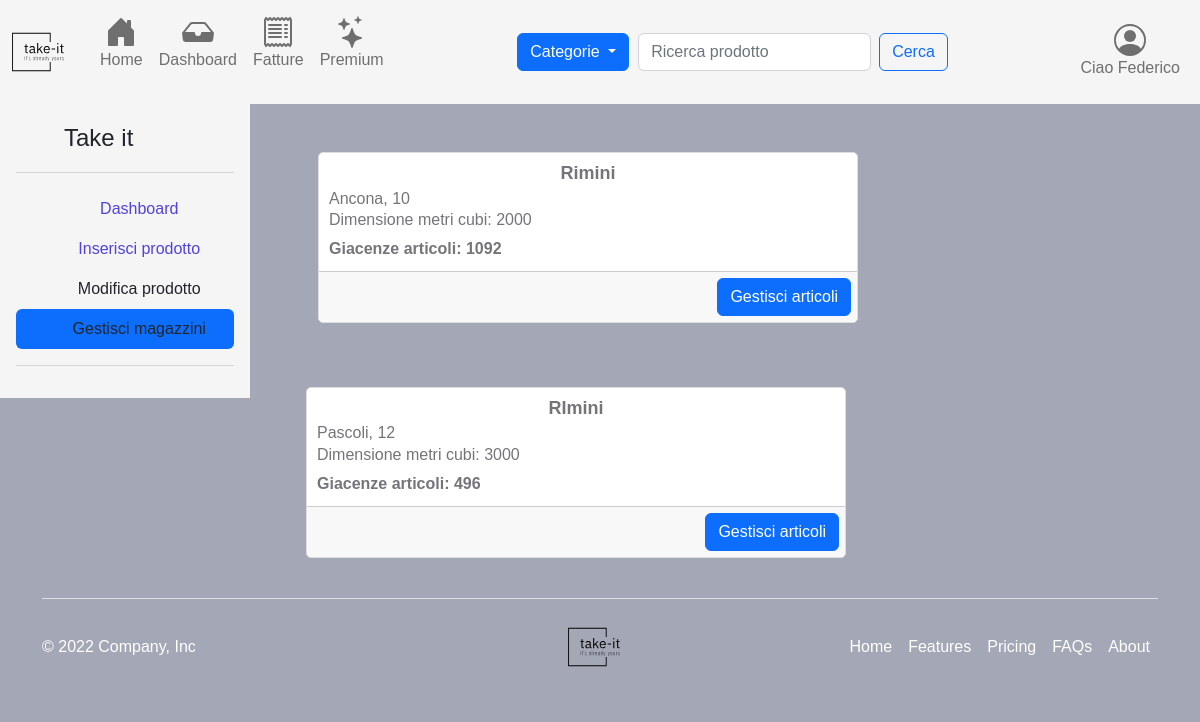
The app's page /warehousesManager.php (signed in) with its own data.
### tables this page shows
CREATE TABLE IF NOT EXISTS `Utente` (
  `Id` int(11) NOT NULL AUTO_INCREMENT,
  `Nome` varchar(50) NOT NULL,
  `Cognome` varchar(50) NOT NULL,
  `Email` varchar(50) NOT NULL,
  `Password` varchar(32) NOT NULL,
  `Claim_id` int(11) NOT NULL,
  `Indirizzo_id` int(11) NOT NULL,
  `Status` int(11) NOT NULL,
  `Timestamp` timestamp NOT NULL DEFAULT current_timestamp(),
  PRIMARY KEY (`Id`),
  KEY `Claim_id` (`Claim_id`),
  KEY `Indirizzo_id` (`Indirizzo_id`)
);

CREATE TABLE IF NOT EXISTS `Magazzino` (
  `Id` int(11) NOT NULL AUTO_INCREMENT,
  `Metri_cubi` double NOT NULL,
  `Indirizzo_id` int(11) NOT NULL,
  `Tassa` decimal(10,0) NOT NULL,
  `Status` int(11) NOT NULL,
  `Timestamp` timestamp NOT NULL DEFAULT current_timestamp(),
  PRIMARY KEY (`Id`),
  KEY `Indirizzo_id` (`Indirizzo_id`)
);

CREATE TABLE IF NOT EXISTS `Indirizzo` (
  `Id` int(11) NOT NULL AUTO_INCREMENT,
  `Via` varchar(100) NOT NULL,
  `Numero_civico` int(5) NOT NULL,
  `Citta` varchar(50) NOT NULL,
  `CAP` int(5) NOT NULL,
  `Status` int(4) NOT NULL,
  `Timestamp` timestamp NOT NULL DEFAULT current_timestamp(),
  PRIMARY KEY (`Id`)
);

### warehousesManager.php (called while the page is built, shortened)
<?php
require_once("./script/warehouseManager.script.php");
require './templates/views/components/warehouseCard.php';
require_once("./templates/base.php");

### src/classes/Dbh.php (called while the page is built, shortened)
<?php
include("./src/utility/UtilsFunctions.php");
include("./src/classes/Session.php");
class Dbh
{
    protected mysqli $connection;
    public function __construct($dbhost = 'localhost', $dbuser = 'root', $dbpass = '', $dbname = 'e-commerce', $charset = 'utf8')
    {
        try {
            $this->connection = new mysqli($dbhost, $dbuser, $dbpass, $dbname);
            $this->connection->set_charset($charset);
        } catch (Exception $e) {
            echo "[Dbh:26] Sono qui";
            echo "Connection failed: " . mysqli_connect_error();
        }
    }
    public function execute($sql, ...$params): array|int|string
    {
        $types = "";
        if ($stmt = $this->connection->prepare($sql)) {
            if (!$stmt->execute()) {
                return "Execute failed: (" . $stmt->errno . ") " . $stmt->error;
            }
            if ($stmt->errno == 0) {
                $result = $stmt->get_result();
                return $result->fetch_all(MYSQLI_ASSOC);
            } else {
                return "Errore" . $stmt->errno;
            }
        } else {
            return 'Unable to prepare MySQL statement (check your syntax) - ' . $this->connection->error;
        }
    }
    public function getRecord(string $tableName, string $where): mixed
    {
        $response = $this->execute("SELECT * FROM `$tableName` WHERE $where");
        return !empty($response) && $response[0] !== null
            ? $response[0]
            : null;
    }
    public function getAllRecords(string $tableName, string $where): mixed
    {
        $response = $this->execute("SELECT * FROM `$tableName` WHERE $where");
        return !empty($response)
            ? $response
            : null;
    }
    public function getWarehouses(): string|int|array
    {
        return $this->execute("SELECT * FROM `Magazzino`");
    }
    public function getArticlesBySellerId($sellerId): array
    {
        $query = UTENTE_ID . " = " . $sellerId;
        $articles = $this->getAllRecords(ARTICOLO, $query);
        if ($articles !== null){
            return $articles;
        } else {
            return [];
        }
    }
    public function getWarehouseArticle($articleId, $warehouseId): array
    {
        $query = ARTICOLO_ID . " = " . $articleId . " AND " . MAGAZZINO_ID . " = " . $warehouseId;
        $warehouseArticle = $this->getRecord(ARTICOLO_IN_MAGAZZINO, $query);
        return $warehouseArticle ?? [];
    }
}

### src/classes/Session.php (called while the page is built, shortened)
<?php
class Session extends Dbh
{
    private readonly int $id;
    public function __construct($id)
    {
        $this->id = $id;
        $this->init();
    }
    private function init(): void
    {
        if ($this->checkSessionId($this->id)) {
            $claimType = $this->getClaimTypeFromId($this->id);
        }
    }
    public function checkSessionId($id): bool
    {
        if (isset($id)) {
            $response = parent::execute("SELECT * FROM `Utente` WHERE `Id` = '$id' ");
            if (is_int($response[0]["Id"])) {
                $this->setSessionUser($response[0]);
                $user = $this->getCurrentUser();
                return $user[ID] > 0 && $user["Id"] == $id;
            }
        }
        return false;
    }
    public function setSessionUser($params): void
    {
        $_SESSION[CARRELLO_ID] = $this->getUserCartIdFromDb() !== null && $this->getUserCartIdFromDb() !== CARRELLO_UNSET
            ? $this->getUserCartIdFromDb()
            : $this->bindCartWithUser();
        $_SESSION[RACCOLTA_ID] = $this->getUserCollectionIdFromDb() !== null && $this->getUserCartIdFromDb() !== RACCOLTA_UNSET
            ? $this->getUserCollectionIdFromDb()
            : $this->generateCollectionRecord();
    }
    public function getCurrentUser(): array|int
    {
        return [
            ID => $_SESSION[ID],
            NOME => $_SESSION[NOME],
            COGNOME => $_SESSION[COGNOME],
            EMAIL => $_SESSION[EMAIL],
            PASSWORD => $_SESSION[PASSWORD],
            STATUS => $_SESSION[STATUS],
            CLAIM_ID => $_SESSION[CLAIM_ID],
            INDIRIZZO_ID => $_SESSION[INDIRIZZO_ID],
            CARRELLO_ID => $_SESSION[CARRELLO_ID],
            RACCOLTA_ID => $_SESSION[RACCOLTA_ID]
        ];
    }
    public function getUserCollectionIdFromDb() {
        $where = "Utente_id = " . $this->getCurrentUser()[ID];
        $res = parent::getRecord(RACCOLTA, $where);
        if ($res !== null) {
            return UtilsFunctions::checkResponse($res[ID])
                ? $res[ID]
                : RACCOLTA_UNSET;
        }
        return null;
    }
    public function getUserCartIdFromDb()
    {
        $where = UTENTE_ID." = ".$this->getCurrentUser()[ID];
        $res = parent::getRecord(CARRELLO, $where);
        if ($res !== null) {
            return UtilsFunctions::checkResponse($res[ID])
                ? $res[ID]
                : CARRELLO_UNSET;
        }
        return null;
    }
    public function getClaimTypeFromId($id): ?string
    {
        $res = parent::execute("SELECT * FROM Claim WHERE Id = '$id' ");
        return $res ? $res[0][DESCRIZIONE] : "";
    }
    public function getArticlesInStockQuantity(int $warehouseId): int
    {
        $quantity = 0;
        $articles = parent::getArticlesBySellerId($_SESSION[ID]);
        foreach($articles as $article) {
            $articleInWarehouse = parent::getWarehouseArticle($article[ID], $warehouseId);
            if (count($articleInWarehouse) > 0) {
                $quantity += $articleInWarehouse[QUANTITA];
            }
        }
        return $quantity;
    }
}

### script/warehouseManager.script.php (called while the page is built, shortened)
<?php
require_once "./src/classes/Session.php";
if(isset($_SESSION[ID])) {
    $session = new Session($_SESSION[ID]);
    $warehouses = $session->getWarehouses();
}
else{
    header("Location: index.php");
}

### src/utility/UtilsFunctions.php (called while the page is built, shortened)
<?php
class UtilsFunctions
{
    public static function checkResponse($response): bool
    {
        return is_int($response) && $response > 0;
    }
}

### templates/views/components/warehouseCard.php (the view, shortened to what this page needs)
<div class="container my-5">
    <?php
    require_once "./src/classes/Session.php";
    $session = new Session($_SESSION[ID]);
    $warehouses = $session->getWarehouses();
    foreach ($warehouses as $warehouse){
        $whereAddressId = "Id = " . $warehouse[INDIRIZZO_ID];
        $address = $session->getRecord(INDIRIZZO, $whereAddressId);
        $articlesQuantity = $session->getArticlesInStockQuantity($warehouse[ID]);
        echo '<div class="row">
            <form method="post">
                <div class="card mb-3 center-block d-flex justify-content-center" style="max-width: 540px;">
                        <div class="card-body">
                            <h5 class="card-title"><strong>' . $address[CITTA] . '</strong></h5>
                            <h6 class="card-subtitle">' . $address[VIA] . ', ' . $address[NUMERO_CIVICO] . '</h6>
                            <p class="card-text">Dimensione metri cubi: ' . $warehouse[METRI_CUBI] . '</p>
                            <p class="card-text"><strong>Giacenze articoli: ' . $articlesQuantity . '</strong></p>
                        </div>
                        <div class="card-footer d-flex justify-content-end">
                            <button class="btn btn-primary ml-auto" type="submit" name="manage-articles-'.$warehouse[ID].'">
                                Gestisci articoli
                            </button>
                            <button class="btn btn-primary ml-auto" type="submit" name="edit-product-'.$warehouse[ID].'">
                            <button class="btn btn-red ml-auto" type="submit" name="delete-product-'.$warehouse[ID].'">
                        </div>
                    </div>
                </div>
        </div>
                ';
    }
    ?>
</div>

### templates/views/utils/navbar.php (shortened to what this page needs)
<nav class="navbar navbar-expand-lg bg-light bd-navbar sticky-top" id="navbar-main">
    <div class="container-fluid">
        <a class="navbar-brand" href="<?php echo ROOT; ?>">
            <img src="<?php echo IMG; ?>/logo.svg" width="64" height="64" alt="Logo">
        </a>
        <div class="collapse navbar-collapse" id="navbarSupportedContent">
            <ul class="navbar-nav me-auto mb-2 mb-lg-0 flex-row justify-content-between">
                <li class="nav-item">
                    <a class="nav-link" aria-current="page" href="<?php echo ROOT; ?>">
                        <div class="nav-caption-item">
                            <p>Home</p>
                        </div>
                    </a>
                </li>
                <?php
                    if (isset($_SESSION[ID])) {
                        $session = new Session($_SESSION[ID]);
                            $claimType = $session->getClaimTypeFromId($session->getCurrentUser()[CLAIM_ID]);
                        switch ($claimType) {
                            case CLAIM_SELLER_DESC:
                            case CLAIM_SELLER_PR0_DESC:
                                echo
                                '<li class="nav-item">
                                    <a class="nav-link" aria-current="page" href="./dashboard.php">
                                        <svg xmlns="http://www.w3.org/2000/svg" width="32" height="32" fill="currentColor" class="bi bi-inbox-fill nav-icon-item" viewBox="0 0 16 16">
                                            <path d="M4.98 4a.5.5 0 0 0-.39.188L1.54 8H6a.5.5 0 0 1 .5.5 1.5 1.5 0 1 0 3 0A.5.5 0 0 1 10 8h4.46l-3.05-3.812A.5.5 0 0 0 11.02 4H4.98zm-1.17-.437A1.5 1.5 0 0 1 4.98 3h6.04a1.5 1.5 0 0 1 1.17.563l3.7 4.625a.5.5 0 0 1 .106.374l-.39 3.124A1.5 1.5 0 0 1 14.117 13H1.883a1.5 1.5 0 0 1-1.489-1.314l-.39-3.124a.5.5 0 0 1 .106-.374l3.7-4.625z" />
                                        </svg>
                                    <div class="nav-caption-item">
                                        <p>Dashboard</p>
                                    </div>
                                    </a>
                                </li>';
                            echo
                            '<li class="nav-item">
                                    <a class="nav-link" aria-current="page" href="./invoiceSection.php">
                                        <svg xmlns="http://www.w3.org/2000/svg" width="32" height="32" fill="currentColor" class="bi bi-receipt nav-icon-item" viewBox="0 0 16 16">
                                              <path d="M1.92.506a.5.5 0 0 1 .434.14L3 1.293l.646-.647a.5.5 0 0 1 .708 0L5 1.293l.646-.647a.5.5 0 0 1 .708 0L7 1.293l.646-.647a.5.5 0 0 1 .708 0L9 1.293l.646-.647a.5.5 0 0 1 .708 0l.646.647.646-.647a.5.5 0 0 1 .708 0l.646.647.646-.647a.5.5 0 0 1 .801.13l.5 1A.5.5 0 0 1 15 2v12a.5.5 0 0 1-.053.224l-.5 1a.5.5 0 0 1-.8.13L13 14.707l-.646.647a.5.5 0 0 1-.708 0L11 14.707l-.646.647a.5.5 0 0 1-.708 0L9 14.707l-.646.647a.5.5 0 0 1-.708 0L7 14.707l-.646.647a.5.5 0 0 1-.708 0L5 14.707l-.646.647a.5.5 0 0 1-.708 0L3 14.707l-.646.647a.5.5 0 0 1-.801-.13l-.5-1A.5.5 0 0 1 1 14V2a.5.5 0 0 1 .053-.224l.5-1a.5.5 0 0 1 .367-.27zm.217 1.338L2 2.118v11.764l.137.274.51-.51a.5.5 0 0 1 .707 0l.646.647.646-.646a.5.5 0 0 1 .708 0l.646.646.646-.646a.5.5 0 0 1 .708 0l.646.646.646-.646a.5.5 0 0 1 .708 0l.646.646.646-.646a.5.5 0 0 1 .708 0l.646.646.646-.646a.5.5 0 0 1 .708 0l.509.509.137-.274V2.118l-.137-.274-.51.51a.5.5 0 0 1-.707 0L12 1.707l-.646.647a.5.5 0 0 1-.708 0L10 1.707l-.646.647a.5.5 0 0 1-.708 0L8 1.707l-.646.647a.5.5 0 0 1-.708 0L6 1.707l-.646.647a.5.5 0 0 1-.708 0L4 1.707l-.646.647a.5.5 0 0 1-.708 0l-.509-.51z"/>
                                              <path d="M3 4.5a.5.5 0 0 1 .5-.5h6a.5.5 0 1 1 0 1h-6a.5.5 0 0 1-.5-.5zm0 2a.5.5 0 0 1 .5-.5h6a.5.5 0 1 1 0 1h-6a.5.5 0 0 1-.5-.5zm0 2a.5.5 0 0 1 .5-.5h6a.5.5 0 1 1 0 1h-6a.5.5 0 0 1-.5-.5zm0 2a.5.5 0 0 1 .5-.5h6a.5.5 0 0 1 0 1h-6a.5.5 0 0 1-.5-.5zm8-6a.5.5 0 0 1 .5-.5h1a.5.5 0 0 1 0 1h-1a.5.5 0 0 1-.5-.5zm0 2a.5.5 0 0 1 .5-.5h1a.5.5 0 0 1 0 1h-1a.5.5 0 0 1-.5-.5zm0 2a.5.5 0 0 1 .5-.5h1a.5.5 0 0 1 0 1h-1a.5.5 0 0 1-.5-.5zm0 2a.5.5 0 0 1 .5-.5h1a.5.5 0 0 1 0 1h-1a.5.5 0 0 1-.5-.5z"/>
                                        </svg>
                                    <div class="nav-caption-item">
                                        <p>Fatture</p>
                                    </div>
                                    </a>
                                </li>';
                                break;
                        }
                    }
                ?>
                <li class="nav-item">
                    <a class="nav-link" aria-current="page" href="./premium.php">
                        <div class="nav-caption-item">
                            <p>Premium</p>
                        </div>
                    </a>
                </li>
            </ul>
            <div class="dropdown">
                <button class="btn btn-primary dropdown-toggle" type="button" id="categoryDropdown" data-bs-toggle="dropdown" aria-expanded="false">
                    Categorie
                </button>
            </div>
            <form class="d-flex" role="search" method="post">
                <input class="form-control me-2" type="search" placeholder="Ricerca prodotto" aria-label="Search" name="search">
                <button class="btn btn-outline-primary" type="submit" name="btn-search">Cerca</button>
            </form>
            <ul class="navbar-nav flex-row flex-wrap ms-md-auto justify-content-between" id="btn-toogle-navbar">
                <li class="nav-item dropdown">
                    <a class="nav-link" href="#" role="button" data-bs-toggle="dropdown" aria-expanded="false">
                        <div class="nav-caption-item">
                            <?php
                                if(isset($_SESSION["Id"])) {
                                    try {
                                        $session = new Session($_SESSION["Id"]);
                                        $user = $session->getCurrentUser();
                                        if ($user[ID] !== ID_UNSET) {
                                            echo 'Ciao ' . $user[NOME];
                                        } else {
                                            echo '<p>Utente</p>';
                                        }
                                    } catch (Exception $e) {
                                        echo $e->getMessage();
                                    }
                                } else {
                                    echo '<p>Utente</p>';
                                }
                            ?>
                        </div>
                    </a>
                </li>
            </ul>
        </div>
    </div>
</nav>

### records on screen
utente: Nome "Federico"
magazzino: Indirizzo.Citta "Rimini", Indirizzo.Via "Ancona", Indirizzo.Numero_civico "10", Metri_cubi "2000", articlesQuantity "1092"
magazzino: Indirizzo.Citta "RImini", Indirizzo.Via "Pascoli", Indirizzo.Numero_civico "12", Metri_cubi "3000", articlesQuantity "496"
